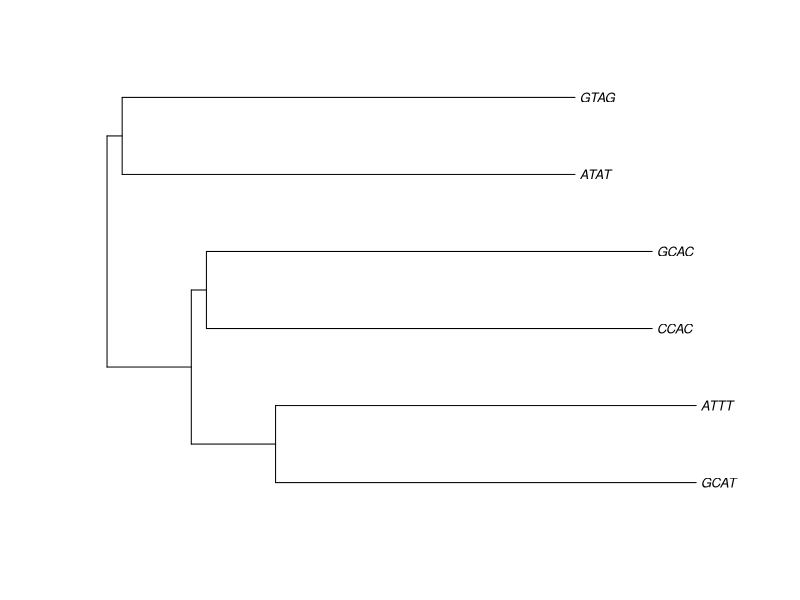

Write the R code that produced this figure. (Note: this script raises an error after producing the figure.)
rm(list = ls())

# Define the base sequence
base_sequence <- "GCAT"

# Define a mapping from nucleotides to numeric values
nucleotide_mapping <- c(A = 1, T = 2, C = 3, G = 4)

# Convert the base sequence to numeric representation
numeric_sequence <- sapply(strsplit(base_sequence, "")[[1]], function(nucleotide) nucleotide_mapping[nucleotide])

# Define the number of sequences to generate
num_sequences <- 6

# Define the Jukes-Cantor model parameter
mu <- 5

# Define the alphabet of nucleotides
nucleotides <- c("A", "T", "C", "G")

# Function to generate random branch lengths from exponential distribution with parameter 10
generate_branch_lengths <- function(num_branches) {
  rexp(num_branches, rate = 10)
}

# Generate random branch lengths
branch_length <- generate_branch_lengths(num_sequences - 2)

# Function to calculate Jukes-Cantor model probabilities with custom transition probability matrix
calculate_transition_probs <- function(branch_length, mu) {
  # Initialize an empty list to store transition probability matrices
  transition_matrices <- list()
  
  # Loop over each branch length
  for (bl in branch_length) {
    # Compute the probabilities for same and different nucleotides
    p_same <- 1 - 3/4 * exp(-4/3 * mu * bl)
    p_diff <- 1/4 * exp(-4/3 * mu * bl)
    
    # Create the transition probability matrix directly
    transition_matrix <- matrix(c(p_same, p_diff, p_diff, p_diff,
                                  p_diff, p_same, p_diff, p_diff,
                                  p_diff, p_diff, p_same, p_diff,
                                  p_diff, p_diff, p_diff, p_same), 
                                nrow = 4, byrow = TRUE)
    
    # Append the transition matrix to the list
    transition_matrices[[length(transition_matrices) + 1]] <- transition_matrix
  }
  
  return(transition_matrices)
}

# Function to generate a new sequence using Jukes-Cantor model
generate_new_sequence <- function(base_sequence, mu, branch_length) {
  # Calculate transition probabilities
  transition_probs <- calculate_transition_probs(branch_length, mu)
  
  # Initialize new sequence
  new_sequence <- ""
  
  # Loop through each base in the base sequence
  for (base in numeric_sequence) {
    # Determine the transition probabilities for this base
    prob_vector <- transition_probs[[length(new_sequence)]][base, ]
    
    # Generate new base according to Jukes-Cantor model probabilities
    new_base <- sample(nucleotides, size = 1, prob = prob_vector)
    
    # Append new base to the new sequence
    new_sequence <- paste0(new_sequence, new_base)
  }
  
  return(new_sequence)
}

# Generate new sequence using the previous sequence
new_sequence <- generate_new_sequence(previous_sequence, mu, branch_length)
new_sequence

library(ape)

# Generate sequences for the branches
branch1 <- generate_new_sequence(base_sequence, mu, branch_length)
branch2 <- generate_new_sequence(base_sequence, mu, branch_length)
branch3 <- generate_new_sequence(base_sequence, mu, branch_length)
branch4 <- generate_new_sequence(base_sequence, mu, branch_length)
branch5 <- generate_new_sequence(base_sequence, mu, branch_length)
branch6 <- generate_new_sequence(base_sequence, mu, branch_length)


# Define the Newick tree string with branch lengths
# Concatenate branch lengths to the Newick tree string
tree_newick <- paste0("(((", branch1, ":",1- branch_length[1], ",", branch2, ":",1- branch_length[1], "):", branch_length[2], ",", 
                      "(", branch3, ":",1 -  branch_length[4], ",", branch4, ":",1- branch_length[4], "):", branch_length[4], "):", branch_length[2], ",", 
                      "(", branch5, ":", 1 -branch_length[3], ",", branch6, ":", 1- branch_length[3], "):", branch_length[4], ");")

# Create the phylogenetic tree object
tree <- read.tree(text = tree_newick)

# Plot the tree with adjusted parameters
plot(tree, cex = 0.8, label.offset = 0.01)

tree$edge.length
nodeHeights(tree)
tree$edge



